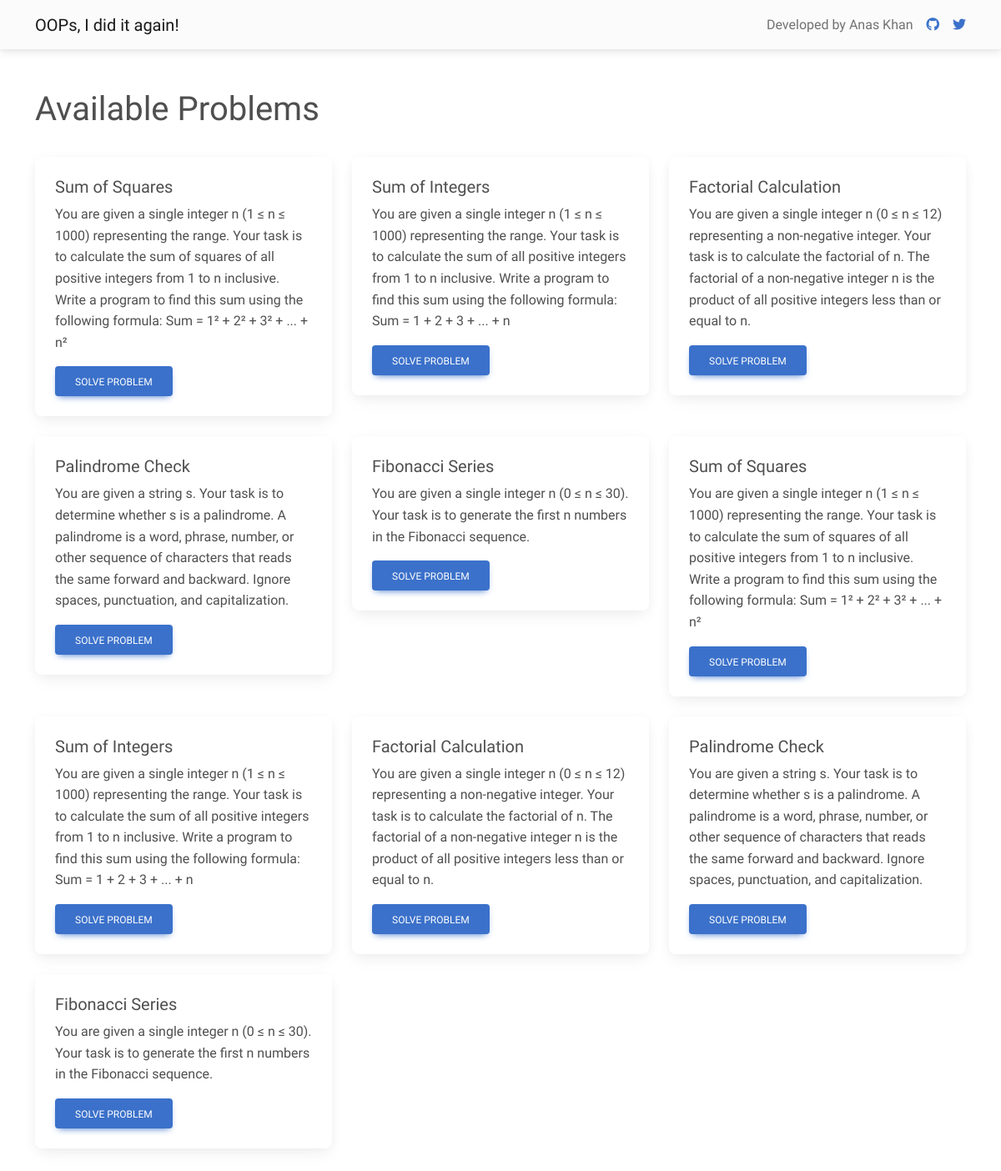
Before: / with the older database file.
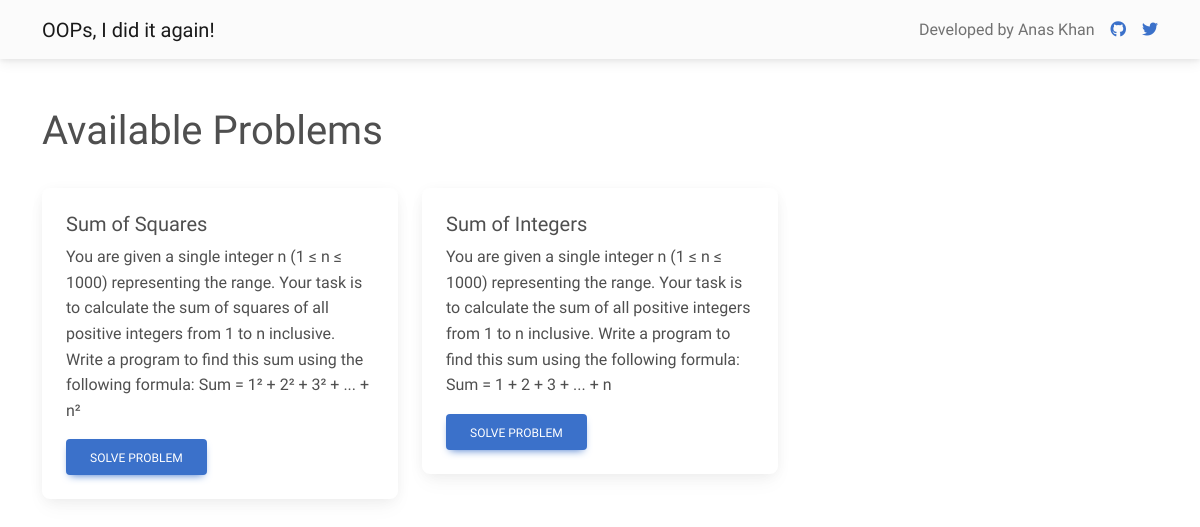
After: the same page with the newer database file.
### tables this page shows
CREATE TABLE problems (
        problem_id INTEGER PRIMARY KEY,
        problem_name TEXT,
        problem_description TEXT,
        test_cases TEXT,
        constraints TEXT,
        boiler_code_python TEXT,
        function_call_python TEXT,
        boiler_code_cpp TEXT,
        function_call_cpp TEXT,
        boiler_code_java TEXT,
        function_call_java TEXT,
        testing_code TEXT
    );

### app.py (the view)
@app.route('/')
def index():
    problems = db.execute("SELECT * from problems")
    return render_template('index.html',problems=problems)

### app.py (called while the page is built)
@app.before_request
def log_request_info():
    ip_address = request.remote_addr
    user_agent = request.headers.get('User-Agent')
    http_method = request.method
    url = request.url
    db.execute("INSERT INTO request_logs (ip_address, user_agent, http_method, url) VALUES (? ,? ,? , ?)",
    ip_address, user_agent, http_method, url)

### templates/index.html (shortened to what this page needs)
<!DOCTYPE html>
<html lang="en">
    <head>
        <link href="https://cdnjs.cloudflare.com/ajax/libs/font-awesome/6.0.0/css/all.min.css" rel="stylesheet">
        <link href="https://cdnjs.cloudflare.com/ajax/libs/mdb-ui-kit/6.4.2/mdb.min.css" rel="stylesheet">
    </head>
    <body style="font-family: 'Gabarito', sans-serif;">
        <nav class="navbar navbar-expand-lg navbar-light bg-light">
            <div class="container d-flex justify-content-between">
                <a class="navbar-brand" href="/">OOPs, I did it again!</a>
                <div class="d-flex justify-content-center align-items-center">
                    <p class="navbar-text m-0 me-3">Developed by Anas Khan</p>
                    <a href="https://github.com/anxkhn" target="_blank" class="me-3">
                        <i class="fab fa-github"></i>
                    </a>
                    <a href="https://twitter.com/anxkhn" target="_blank">
                        <i class="fab fa-twitter"></i>
                    </a>
                </div>
            </div>
        </nav>
        <div class="container my-5">
            <h1 style="font-family: 'Gabarito', sans-serif;">Available Problems</h1>
            <br>
            <div class="row"> {% for problem in problems %} <div class="col-md-4 mb-4">
                    <div class="card">
                        <div class="card-body">
                            <h5 class="card-title">{{ problem.problem_name }}</h5>
                            <p class="card-text">{{ problem.problem_description }}</p>
                            <a href="/problems/{{ problem.problem_id }}" class="btn btn-primary">Solve Problem</a>
                        </div>
                    </div>
                </div> {% endfor %} </div>
        </div>
    </body>
</html>

### templates/index.html (style rules this page uses)
.card { font-family: 'Gabarito', sans-serif; }

Changed rows visible on the page:
removed problems: problem_name "Factorial Calculation", problem_description "You are given a single integer n (0 ≤ n ≤ 12) representing a non-negative integer. Your task is to calculate the factorial of n. The factorial of a non-negative integer n is the product of all positive integers less than or equal to n."
removed problems: problem_name "Palindrome Check", problem_description "You are given a string s. Your task is to determine whether s is a palindrome. A palindrome is a word, phrase, number, or other sequence of characters that reads the same forward and backward. Ignore spaces, punctuation, and capitalization."
removed problems: problem_name "Fibonacci Series", problem_description "You are given a single integer n (0 ≤ n ≤ 30). Your task is to generate the first n numbers in the Fibonacci sequence."
removed problems: problem_name "Sum of Squares", problem_description "You are given a single integer n (1 ≤ n ≤ 1000) representing the range. Your task is to calculate the sum of squares of all positive integers from 1 to n inclusive. Write a program to find this sum using the following formula: Sum = 1² + 2² + 3² + ... + n²"
removed problems: problem_name "Sum of Integers", problem_description "You are given a single integer n (1 ≤ n ≤ 1000) representing the range. Your task is to calculate the sum of all positive integers from 1 to n inclusive. Write a program to find this sum using the following formula: Sum = 1 + 2 + 3 + ... + n"
removed problems: problem_name "Factorial Calculation", problem_description "You are given a single integer n (0 ≤ n ≤ 12) representing a non-negative integer. Your task is to calculate the factorial of n. The factorial of a non-negative integer n is the product of all positive integers less than or equal to n."
removed problems: problem_name "Palindrome Check", problem_description "You are given a string s. Your task is to determine whether s is a palindrome. A palindrome is a word, phrase, number, or other sequence of characters that reads the same forward and backward. Ignore spaces, punctuation, and capitalization."
removed problems: problem_name "Fibonacci Series", problem_description "You are given a single integer n (0 ≤ n ≤ 30). Your task is to generate the first n numbers in the Fibonacci sequence."
